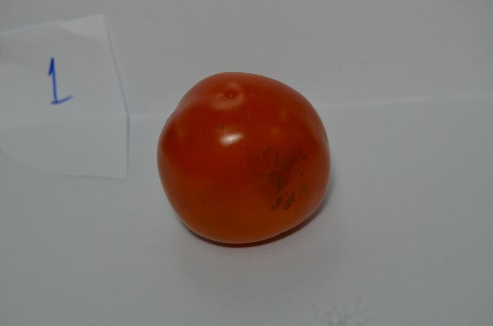
#> input picture tomat/DSC_0321.JPG, 493 x 326 px; its folder holds only this picture in this run
$ python code.py   (older library calls are emulated)
#> lines starting #> are read from the running program, lines starting #| are printed output that depends on the picture; after the words box and inside, x2 and y2 are one past the last pixel; in counts of white or black regions, pixels touching at a corner belong together
### kumpulanKode.py
import cv2
import numpy as np

# [37 lines left out: functions subgraygray, treshold, substract, not called in this run]


def subrgbgray(rgb, treshold):
    row, col, raw = rgb.shape
    output = np.zeros((row, col, 3), np.uint8)
    for i in range(0, row):
        for j in range(0, col):
            if treshold[i, j] != 255:
                output.itemset((i, j, 0), 0)
                output.itemset((i, j, 1), 0)
                output.itemset((i, j, 2), 0)
            else:
                output[i, j] = rgb[i, j]
    return output


# [36 lines left out: functions erod, dila, not called in this run]

### object_size.py
# USAGE
# python object_size.py --image images/example_01.png --width 0.955
# python object_size.py --image images/example_02.png --width 0.955
# python object_size.py --image images/example_03.png --width 3.5

# import the necessary packages
from scipy.spatial import distance as dist
from imutils import perspective
from imutils import contours
import numpy as np
import argparse
import imutils
import cv2

def midpoint(ptA, ptB):
	return ((ptA[0] + ptB[0]) * 0.5, (ptA[1] + ptB[1]) * 0.5)

# construct the argument parse and parse the arguments
# ap = argparse.ArgumentParser()
# ap.add_argument("-i", "--image", required=True,
# 	help="path to the input image")
# ap.add_argument("-w", "--width", type=float, required=True,
# 	help="width of the left-most object in the image (in inches)")
# args = vars(ap.parse_args())

# load the image, convert it to grayscale, and blur it
def cari_size(image):
	#image = cv2.imread("final.jpg")
	gray = cv2.cvtColor(image, cv2.COLOR_BGR2GRAY)
	gray = cv2.GaussianBlur(gray, (7, 7), 0)

	# perform edge detection, then perform a dilation + erosion to
	# close gaps in between object edges
	edged = cv2.Canny(gray, 50, 100)
	edged = cv2.dilate(edged, None, iterations=1)
	edged = cv2.erode(edged, None, iterations=1)

	# find contours in the edge map
	cnts = cv2.findContours(edged.copy(), cv2.RETR_EXTERNAL,
		cv2.CHAIN_APPROX_SIMPLE)
	cnts = cnts[0] if imutils.is_cv2() else cnts[1]

	# sort the contours from left-to-right and initialize the
	# 'pixels per metric' calibration variable
	(cnts, _) = contours.sort_contours(cnts)
	pixelsPerMetric = None

	# loop over the contours individually
	for c in cnts:
		# if the contour is not sufficiently large, ignore it
		if cv2.contourArea(c) < 100:
			continue

		# compute the rotated bounding box of the contour
		orig = image.copy()
		box = cv2.minAreaRect(c)
		box = cv2.cv.BoxPoints(box) if imutils.is_cv2() else cv2.boxPoints(box)
		box = np.array(box, dtype="int")

		# order the points in the contour such that they appear
		# in top-left, top-right, bottom-right, and bottom-left
		# order, then draw the outline of the rotated bounding
		# box
		box = perspective.order_points(box)
		cv2.drawContours(orig, [box.astype("int")], -1, (0, 255, 0), 2)

		# loop over the original points and draw them
		for (x, y) in box:
			cv2.circle(orig, (int(x), int(y)), 5, (0, 0, 255), -1)

		# unpack the ordered bounding box, then compute the midpoint
		# between the top-left and top-right coordinates, followed by
		# the midpoint between bottom-left and bottom-right coordinates
		(tl, tr, br, bl) = box
		(tltrX, tltrY) = midpoint(tl, tr)
		(blbrX, blbrY) = midpoint(bl, br)

		# compute the midpoint between the top-left and top-right points,
		# followed by the midpoint between the top-righ and bottom-right
		(tlblX, tlblY) = midpoint(tl, bl)
		(trbrX, trbrY) = midpoint(tr, br)

		# draw the midpoints on the image
		cv2.circle(orig, (int(tltrX), int(tltrY)), 5, (255, 0, 0), -1)
		cv2.circle(orig, (int(blbrX), int(blbrY)), 5, (255, 0, 0), -1)
		cv2.circle(orig, (int(tlblX), int(tlblY)), 5, (255, 0, 0), -1)
		cv2.circle(orig, (int(trbrX), int(trbrY)), 5, (255, 0, 0), -1)

		# draw lines between the midpoints
		cv2.line(orig, (int(tltrX), int(tltrY)), (int(blbrX), int(blbrY)),
			(255, 0, 255), 2)
		cv2.line(orig, (int(tlblX), int(tlblY)), (int(trbrX), int(trbrY)),
			(255, 0, 255), 2)

		# compute the Euclidean distance between the midpoints
		dA = dist.euclidean((tltrX, tltrY), (blbrX, blbrY))
		dB = dist.euclidean((tlblX, tlblY), (trbrX, trbrY))

		# if the pixels per metric has not been initialized, then
		# compute it as the ratio of pixels to supplied metric
		# (in this case, inches)
		if pixelsPerMetric is None:
			pixelsPerMetric = dB / 0.955

		# compute the size of the object
		dimA = dA / pixelsPerMetric
		dimB = dB / pixelsPerMetric

		# draw the object sizes on the image
		cv2.putText(orig, "{:.1f}in".format(dimA),
			(int(tltrX - 15), int(tltrY - 10)), cv2.FONT_HERSHEY_SIMPLEX,
			0.65, (255, 255, 255), 2)
		cv2.putText(orig, "{:.1f}in".format(dimB),
			(int(trbrX + 10), int(trbrY)), cv2.FONT_HERSHEY_SIMPLEX,
			0.65, (255, 255, 255), 2)

		# [5 lines of commented-out code are left out]
		return format(dimA), format(dimB)

# [5 lines of commented-out code are left out]

### code.py
import numpy as np
import cv2
import kumpulanKode as libs
import object_size as size
import glob

images = sorted(glob.glob('tomat/*.JPG'))
kernel = np.ones((5,5), np.uint8)
i= 1
j = 1

csv = open("mytomat.csv", "w")

#header = 'nama_file, red_avg, green_avg, blue_avg, h_avg, s_avg, v_avg'
#header = header +'\n'
#csv.write(header)

for tomat in images:
	img = cv2.imread(tomat)
#> img is the input picture: shape (326, 493, 3); mean B, G, R 118.9, 122.8, 132.4
	red = 0
	blue = 0
	green = 0

	hue = 0
	sat = 0
	val = 0

	ha=0
	sa=0
	va=0

	re = 0
	gr = 0
	bl  = 0

	hsv = cv2.cvtColor(img, cv2.COLOR_RGB2HSV)
#> hsv: shape (326, 493, 3); mean H, S, V 51.3, 40.1, 134.7
	gray = cv2.cvtColor(hsv, cv2.COLOR_RGB2GRAY)
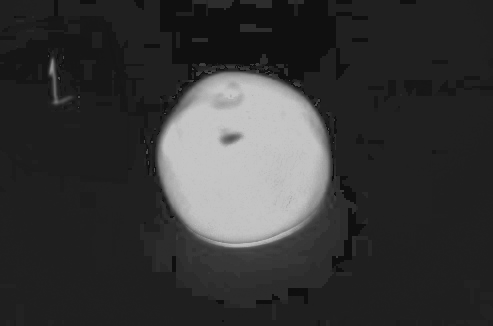
#> gray: shape (326, 493); min 13, max 198, mean 54.2

	#img = cv2.resize(img, (0, 0), fx=0.1, fy=0.1)
	#b, g, r = cv2.split()
	#b = libs.treshold(libs.substract(r, g))
	ret, b = cv2.threshold(gray, 150, 255, cv2.THRESH_BINARY)
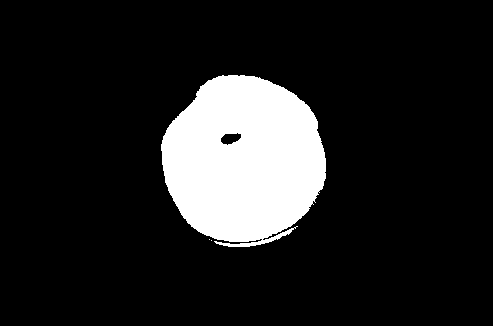
#> b: shape (326, 493); 13.4% white; 3 white regions (2 under 20 px), largest, box (x1, y1, x2, y2) and area: (161, 75, 326, 247) 21469

	dilate = cv2.dilate(b, kernel, iterations = 10)
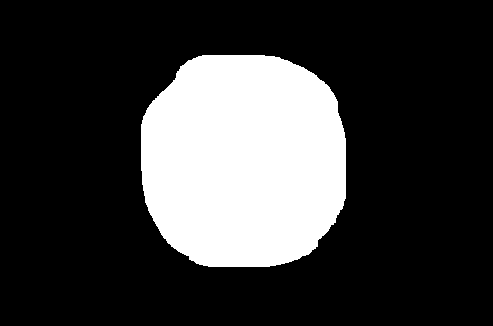
#> dilate: shape (326, 493); 23% white; 1 white region, box (x1, y1, x2, y2) and area: (141, 55, 346, 267) 36913
	final = cv2.erode(dilate, kernel, iterations= 10)
#> final: shape (326, 493); 13.6% white; 1 white region, box (x1, y1, x2, y2) and area: (161, 75, 326, 247) 21833
	hasil = libs.subrgbgray(img, final)
#> after the loop in subrgbgray, `for i in range(0, row):`:
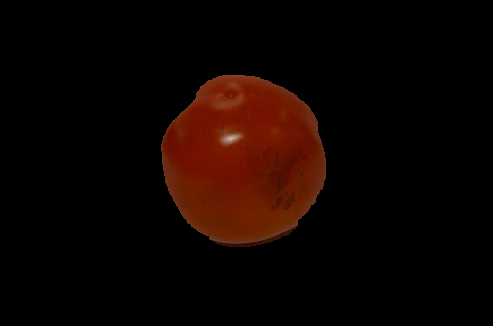
#> output: shape (326, 493, 3); mean B, G, R 0.7, 3.9, 14.8

	row, col, ch  = hasil.shape
#> row = 326; col = 493; ch = 3
	for x in range (0, row):
		for y in range (0, col):
			b, g, r = hasil[x, y]
			if(b & g & r):
				red = red + r
				green = green + g
				blue = blue +b

				if(b):
					bl = bl+ 1
				if(r):
					re = re + 1
				if(g):
					gr = gr +1
#> after the loop, bl = 4387; blue = 63065; gr = 4387; green = 171083; re = 4387; red = 484758
	red = red / re
#> red = 110.5
	green = green/ gr
#> green = 39
	blue = blue / bl
#> blue = 14.38
	jumlah_frek =  re + gr +bl
#> jumlah_frek = 13161

	HSV = cv2.cvtColor(hasil, cv2.COLOR_RGB2HSV)
#> HSV: shape (326, 493, 3); mean H, S, V 15.4, 33, 14.8
	row, col, ch = HSV.shape
	for x in range (0, row):
		for y in range (0, col):
			h, s, v = HSV[x, y]
			if(h & s & v):
				hue = hue + h
				sat = sat + s
				val = val + v

				if(h):
					ha = ha+1
				if(s):
					sa = sa+1
				if(v):
					va = va+1
#> after the loop, ha = 21121; hue = 2390077; sa = 21121; sat = 5161844; va = 21121; val = 2281235

	hue = hue / ha
#> hue = 113.2
	sat = sat / sa
#> sat = 244.4
	val = val / va
#> val = 108

	#ambil ukuran
	panjang = 0
	lebar = 0
	float(panjang)
	float(lebar)
	panjang, lebar = size.cari_size(hasil)
#> in cari_size, `gray = cv2.cvtColor(image, cv2.COLOR_BGR2GRAY)`:
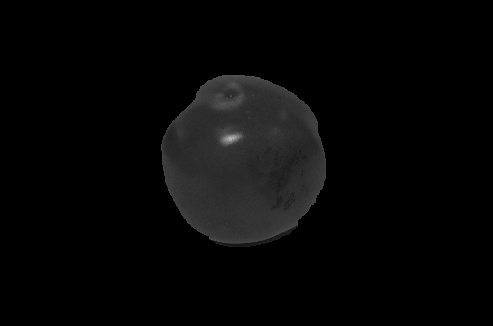
#> gray: shape (326, 493); min 0, max 184, mean 6.8
#> in cari_size, `edged = cv2.Canny(gray, 50, 100)`: edged: shape (326, 493); 0.41% white in thin lines or dots, all inside (x1, y1, x2, y2) = (160, 74, 327, 245)
#> in cari_size, `edged = cv2.dilate(edged, None, iterations=1)`:
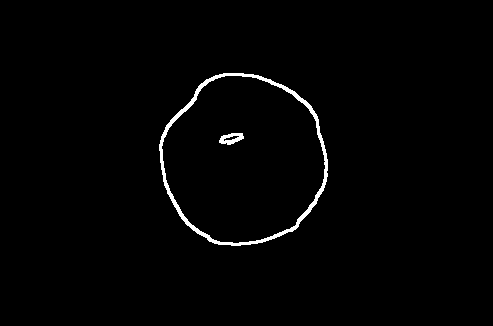
#> edged: shape (326, 493); 1.3% white; 2 white regions, box (x1, y1, x2, y2) and area: (159, 73, 328, 246) 1963, (219, 133, 244, 145) 180
#> in cari_size, `cnts = cv2.findContours(edged.copy(), cv2.RETR_EXTERNAL, cv2.CHAIN_APP..`: cnts = 1 contour; box (x1, y1, x2, y2) and area: (160, 74, 327, 245) 21710
#> the loop in cari_size, `for c in cnts:` made 1 pass
#> (tl, tr, br, bl, tltrX, tltrY, blbrX, blbrY) on pass 1: ([234, 43], [360, 147], [253, 277], [127, 174], 297, 95, 190, 225.5)
#> after the loop in cari_size, `for c in cnts:`:
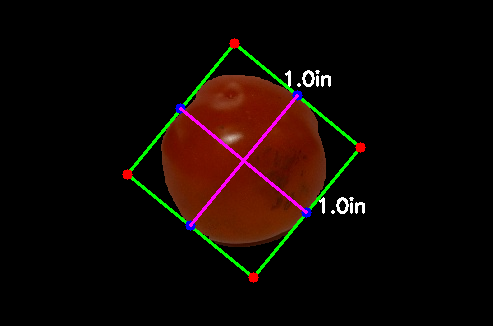
#> orig: shape (326, 493, 3); mean B, G, R 3.8, 7.7, 17.1
#> after the loop in cari_size, `for c in cnts:`: pixelsPerMetric = 170.7
#> panjang = '0.9883773143981305'; lebar = '0.955'


	print('Hasil1/%d/%d_%d.jpg' %(i, i, j))
	name = 'Hasil1/%d/%d_%d.jpg' %(i, i, j)

	myTomat = '%s, %d, %d, %d, %d, %d, %d, %d, %s' %(name, red, green, blue, hue, sat, val, jumlah_frek, panjang)
	myTomat = myTomat + '\n'
	#print(myTomat)
	csv.write(myTomat)


	#cv2.imwrite(name, hasil)
	if(j == 15) :
		i = i + 1
		j = 0
	j = j + 1
	#name = '%s' %(tomat)
	#cv2.imwrite(name, img)
	#print(name)

$ run again, on tomat/DSC_0330.JPG
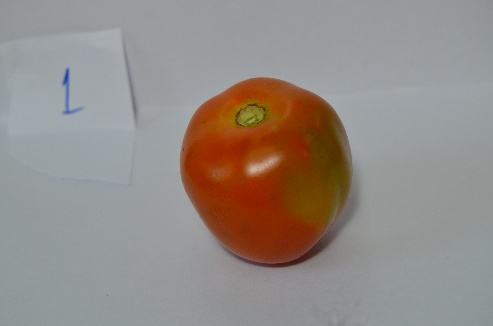
#> input picture tomat/DSC_0330.JPG, 493 x 326 px
#> img is the input picture: shape (326, 493, 3); mean B, G, R 135, 139.9, 147.6
#> hsv: shape (326, 493, 3); mean H, S, V 37.9, 45.1, 153.5
#> b: shape (326, 493); 13.4% white; 7 white regions (6 under 20 px), largest, box (x1, y1, x2, y2) and area: (184, 80, 347, 261) 21567
#> dilate: shape (326, 493); 23.6% white; 1 white region, box (x1, y1, x2, y2) and area: (163, 60, 367, 284) 37903
#> final: shape (326, 493); 13.9% white; 1 white region, box (x1, y1, x2, y2) and area: (183, 80, 347, 264) 22383
#> after the loop in subrgbgray, `for i in range(0, row):`:
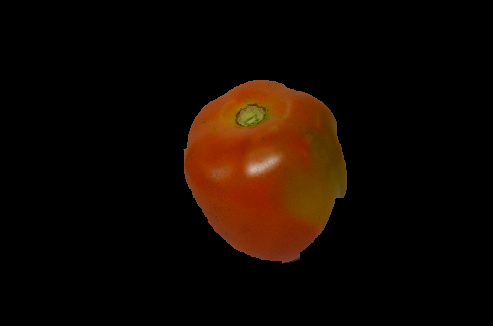
#> output: shape (326, 493, 3); mean B, G, R 1.3, 8, 18.5
#> after the loop `for x in range (0, row):`: bl = 5916; blue = 110261; gr = 5916; green = 387771; re = 5916; red = 804586
#> `red = red / re`: red = 136
#> `green = green/ gr`: green = 65.55
#> `blue = blue / bl`: blue = 18.64
#> jumlah_frek = 17748
#> HSV: shape (326, 493, 3); mean H, S, V 15, 33.2, 18.5
#> after the loop `for x in range (0, row):`: ha = 17997; hue = 1936767; sa = 17997; sat = 4328340; va = 17997; val = 2359048
#> `hue = hue / ha`: hue = 107.6
#> `sat = sat / sa`: sat = 240.5
#> `val = val / va`: val = 131.1
#> cnts = 1 contour; box (x1, y1, x2, y2) and area: (183, 79, 348, 263) 22512
#> the loop in cari_size, `for c in cnts:` made 1 pass
#> (tl, tr, br, bl, tltrX, tltrY, blbrX, blbrY) on pass 1: ([237, 47], [380, 137], [289, 283], [146, 194], 308.5, 92, 217.5, 238.5)
#> after the loop in cari_size, `for c in cnts:`:
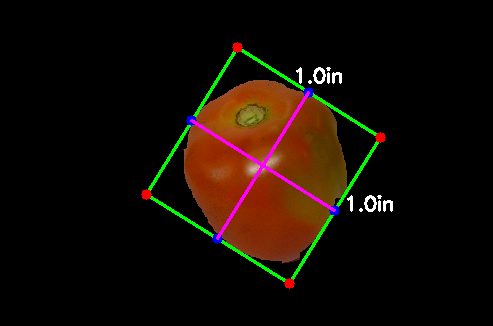
#> orig: shape (326, 493, 3); mean B, G, R 4.3, 11.7, 20.8
#> after the loop in cari_size, `for c in cnts:`: pixelsPerMetric = 176.6
#> panjang = '0.9763057721229667'; lebar = '0.955'

$ run again, on tomat/DSC_0331.JPG
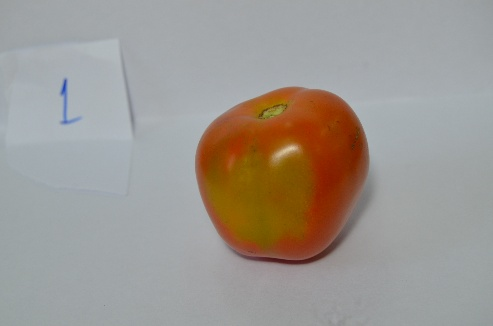
#> input picture tomat/DSC_0331.JPG, 493 x 326 px
#> img is the input picture: shape (326, 493, 3); mean B, G, R 145.7, 151.8, 157.7
#> hsv: shape (326, 493, 3); mean H, S, V 37.5, 43.4, 164.1
#> b: shape (326, 493); 12.5% white; 8 white regions (7 under 20 px), largest, box (x1, y1, x2, y2) and area: (199, 90, 364, 255) 20104
#> dilate: shape (326, 493); 22.4% white; 1 white region, box (x1, y1, x2, y2) and area: (179, 70, 384, 281) 36048
#> final: shape (326, 493); 13.1% white; 1 white region, box (x1, y1, x2, y2) and area: (199, 90, 364, 261) 21008
#> after the loop in subrgbgray, `for i in range(0, row):`:
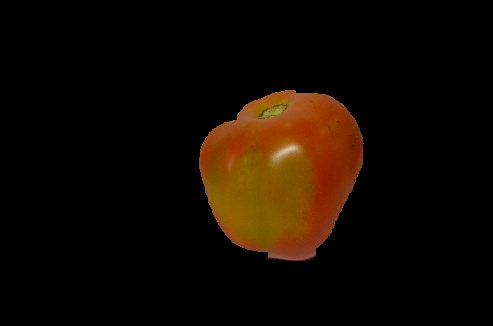
#> output: shape (326, 493, 3); mean B, G, R 1.4, 9.4, 18.3
#> after the loop `for x in range (0, row):`: bl = 5037; blue = 109127; gr = 5037; green = 387083; re = 5037; red = 725366
#> `red = red / re`: red = 144
#> `green = green/ gr`: green = 76.85
#> `blue = blue / bl`: blue = 21.67
#> jumlah_frek = 15111
#> HSV: shape (326, 493, 3); mean H, S, V 13.8, 30.9, 18.3
#> after the loop `for x in range (0, row):`: ha = 13896; hue = 1469368; sa = 13896; sat = 3323041; va = 13896; val = 1949948
#> `hue = hue / ha`: hue = 105.7
#> `sat = sat / sa`: sat = 239.1
#> `val = val / va`: val = 140.3
#> cnts = 1 contour; box (x1, y1, x2, y2) and area: (198, 89, 364, 261) 21078
#> the loop in cari_size, `for c in cnts:` made 1 pass
#> (tl, tr, br, bl, tltrX, tltrY, blbrX, blbrY) on pass 1: ([245, 53], [385, 121], [308, 280], [167, 211], 315, 87, 237.5, 245.5)
#> after the loop in cari_size, `for c in cnts:`:
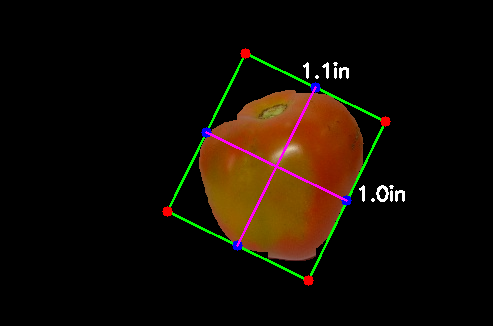
#> orig: shape (326, 493, 3); mean B, G, R 4, 12.3, 20.2
#> after the loop in cari_size, `for c in cnts:`: pixelsPerMetric = 163.7
#> panjang = '1.0779497464579102'; lebar = '0.955'

$ run again, on tomat/DSC_0324.JPG
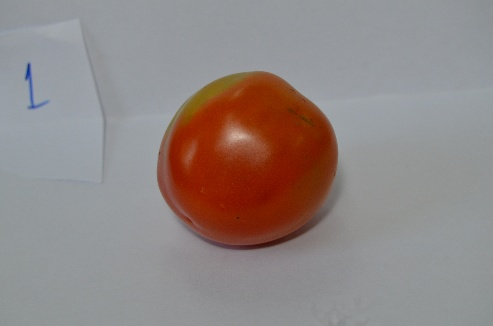
#> input picture tomat/DSC_0324.JPG, 493 x 326 px
#> img is the input picture: shape (326, 493, 3); mean B, G, R 132.8, 134.8, 144.9
#> hsv: shape (326, 493, 3); mean H, S, V 39.7, 43.9, 150.5
#> b: shape (326, 493); 12.6% white; 9 white regions (6 under 20 px), largest, box (x1, y1, x2, y2) and area: (168, 75, 335, 239) 20108, (251, 235, 288, 246) 74, (185, 217, 192, 224) 21
#> dilate: shape (326, 493); 22.8% white; 1 white region, box (x1, y1, x2, y2) and area: (148, 55, 355, 266) 36566
#> final: shape (326, 493); 13.3% white; 1 white region, box (x1, y1, x2, y2) and area: (168, 75, 335, 246) 21446
#> after the loop `for x in range (0, row):`: bl = 5984; blue = 135371; gr = 5984; green = 327132; re = 5984; red = 794676
#> `red = red / re`: red = 132.8
#> `green = green/ gr`: green = 54.67
#> `blue = blue / bl`: blue = 22.62
#> jumlah_frek = 17952
#> HSV: shape (326, 493, 3); mean H, S, V 14.9, 31.4, 17.6
#> after the loop `for x in range (0, row):`: ha = 15016; hue = 1680751; sa = 15016; sat = 3535035; va = 15016; val = 1949117
#> `hue = hue / ha`: hue = 111.9
#> `sat = sat / sa`: sat = 235.4
#> `val = val / va`: val = 129.8
#> cnts = 1 contour; box (x1, y1, x2, y2) and area: (167, 74, 336, 246) 21504
#> the loop in cari_size, `for c in cnts:` made 1 pass
#> (tl, tr, br, bl, tltrX, tltrY, blbrX, blbrY) on pass 1: ([230, 44], [362, 140], [263, 276], [131, 181], 296, 92, 197, 228.5)
#> after the loop in cari_size, `for c in cnts:`:
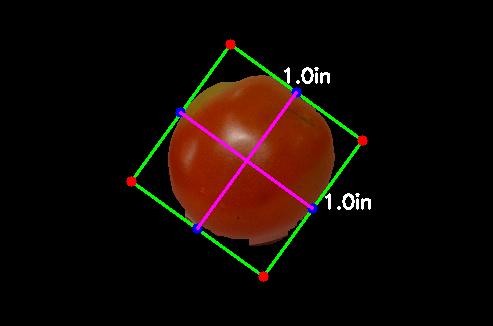
#> orig: shape (326, 493, 3); mean B, G, R 4.4, 9.5, 19.8
#> after the loop in cari_size, `for c in cnts:`: pixelsPerMetric = 170.6
#> panjang = '0.9883969438706371'; lebar = '0.955'
